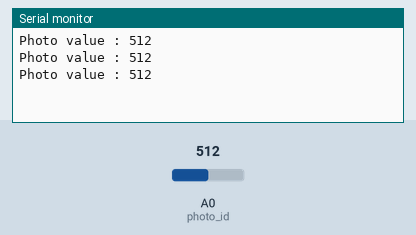
This sketch was run on a simulated Arduino Leonardo, built with avr-gcc and run on an emulated ATmega32U4. Parts: the last lines printed to the serial monitor. Inputs (shaded band) come from the test bench; at power-on: A0 (photo_id) = 512.

Above: at 1.8 s.
1.9 s: A0 (photo_id) set to 716
At 2.31 s:
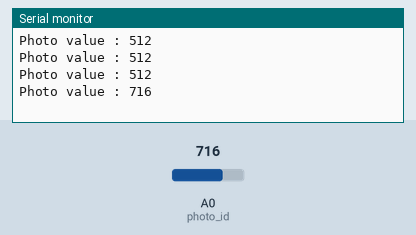
3.4 s: A0 (photo_id) set to 900
At 3.9 s:
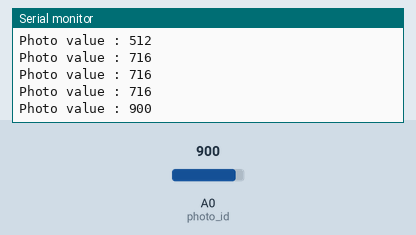
Timing chart, 0 to 6.4 s (numbered marks = the images above; inputs shaded):
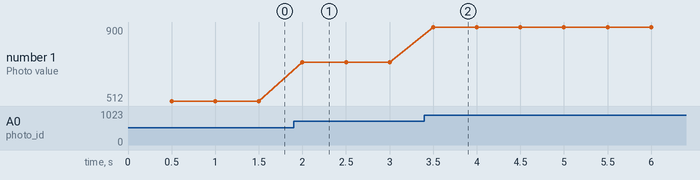

Measured:
- after the input at 1.9 s, the serial monitor: prints a new line after 0.10 s (image 1)
- after the input at 3.4 s, the serial monitor: prints a new line after 0.10 s (image 2)
- plotted number 1: 512 → 716 after the input at 1.9 s, 716 → 900 after the input at 3.4 s

The sketch:

mailbox.ino
```cpp
#include <Keyboard.h>

//#include <Wire.h>

#define MAX_WAIT_FOR_TIMER 3
#define photo_id A0
#define LED_ID 13

unsigned int waitFor(int timer, unsigned long period){
  static unsigned long waitForTimer[MAX_WAIT_FOR_TIMER];
  unsigned long newTime = micros() / period;              // numéro de la période modulo 2^32
  int delta = newTime - waitForTimer[timer];              // delta entre la période courante et celle enregistrée
  if ( delta < 0 ) delta += 1 + (0xFFFFFFFF / period);    // en cas de dépassement du nombre de périodes possibles sur 2^32
  if ( delta ) waitForTimer[timer] = newTime;             // enregistrement du nouveau numéro de période
  return delta;
}

typedef enum {EMPTY, FULL} STATE;

struct GPIO_t {
  int timer;
  unsigned long period;
  int pin;
  int etat;
};
struct GPIO_t photo;

struct led_t {
  GPIO_t gpio;      // gpio information
  int cpt;          // remaining time to blink
  unsigned mult_val;// total time need to blink
};
struct led_t led;

struct mailbox {
  STATE state;
  int val;
};
struct mailbox mb0 = {.state=EMPTY};

int key_s = 0;

//write
void loop_T1(struct mailbox *mb) {
  if (mb->state != EMPTY) return; // attend que la mailbox soit vide
  mb->val = analogRead(photo_id);
  mb->state = FULL;
}

//read
void loop_T2(struct mailbox *mb) {
  if (mb->state != FULL) return; // attend que la mailbox soit pleine
  // usage de mb->val
  Serial.print("Photo value : ");
  Serial.println(mb->val);
  led.cpt = (led.cpt > mb->val) ? mb->val : led.cpt;
  led.mult_val = mb->val;
  mb->state = EMPTY;
}

void loop_photo(struct GPIO_t *photo) {
  loop_T2(&mb0);
  if (!waitFor(photo->timer, photo->period)) return;
  loop_T1(&mb0);
}

void loop_led(struct led_t *led) {
  if (!waitFor(led->gpio.timer, led->gpio.period)) return;
  //Serial.print("Cpt value : ");
  //Serial.println(led->cpt);

  if (0>(led->cpt)){
    //cpt == 0
    led->gpio.etat = (led->gpio.etat+(1 >> key_s))%2;
    digitalWrite(led->gpio.pin, led->gpio.etat);
    led->cpt = led->mult_val;
  } else {
    --led->cpt;
  }
}

void serialEvent() {
  int i, c;
  for (i = 0; i < Serial.available(); i++) {
    c = Serial.read();
    //s
    //Serial.print(Serial.read());
    if (c == 115) { //s
      key_s = (key_s+1)%2;
    }
  }
}

/* ----------------------------------------------- */
void setup() {
  // put your setup code here, to run once:
  Serial.begin(9600);
  photo.timer = 0;
  photo.period = 500000;
  photo.pin=photo_id;

  led.gpio.timer = 1;
  led.gpio.period = 200;
  led.gpio.pin = LED_ID;
}

void loop() {
  // put your main code here, to run repeatedly:
  loop_photo(&photo);
  loop_led(&led);
}
```
